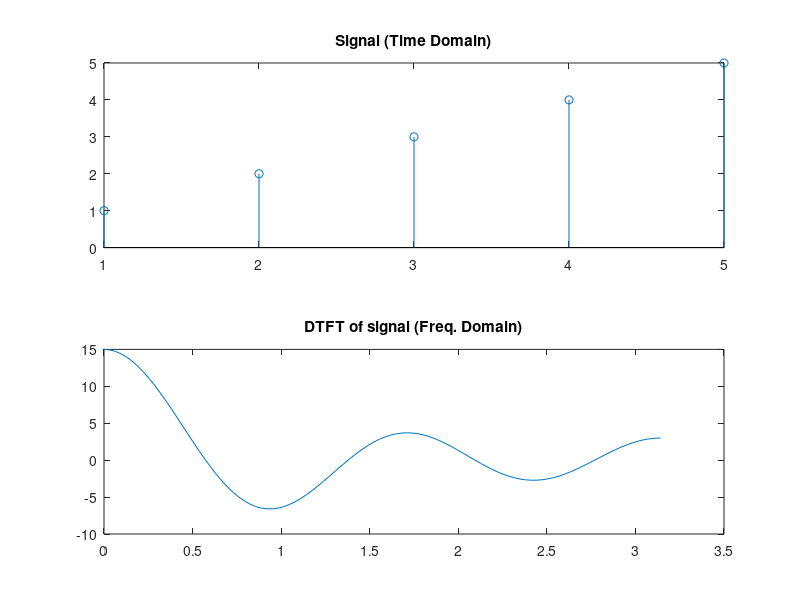

Write MATLAB code to recreate this figure.
%% Experiment 20

%% Discrete Time Fourier Transform
clear all;
clc;

signal = [1 2 3 4 5];
len = length(signal);

omega = linspace(0,pi,100);
X = zeros(size(omega));

for i = 1:length(omega)
    X(i) = 0;
    for k=1:len
        X(i) = X(i) + signal(k)*exp(-1i*omega(i)*(k-1));
    end
end

subplot(211),stem(signal),title('Signal (Time Domain)');
subplot(212),plot(omega,X),title('DTFT of signal (Freq. Domain)');

%% Conclusion
% DTFT of a Digital ignal transforms it to a continuous signal in
% frequency domain. Freqency components of the signal are hence visible.


